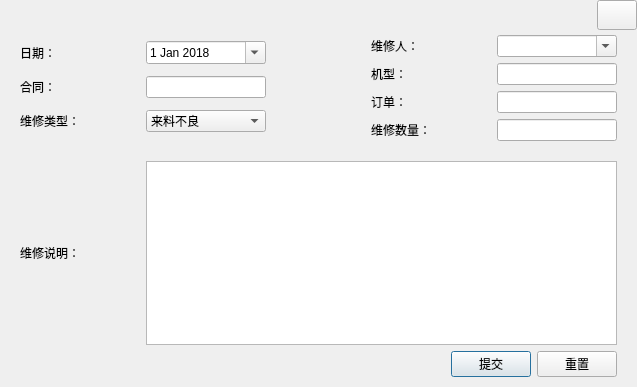
<?xml version="1.0" encoding="UTF-8"?>
<ui version="4.0">
 <class>AddMaintainDialog</class>
 <widget class="QDialog" name="AddMaintainDialog">
  <property name="geometry">
   <rect>
    <x>0</x>
    <y>0</y>
    <width>637</width>
    <height>387</height>
   </rect>
  </property>
  <property name="windowTitle">
   <string>Dialog</string>
  </property>
  <layout class="QVBoxLayout" name="verticalLayout_4">
   <property name="spacing">
    <number>0</number>
   </property>
   <property name="leftMargin">
    <number>0</number>
   </property>
   <property name="topMargin">
    <number>0</number>
   </property>
   <property name="rightMargin">
    <number>0</number>
   </property>
   <property name="bottomMargin">
    <number>0</number>
   </property>
   <item>
    <widget class="QWidget" name="widgetTitle" native="true">
     <property name="minimumSize">
      <size>
       <width>40</width>
       <height>35</height>
      </size>
     </property>
     <layout class="QHBoxLayout" name="horizontalLayout">
      <property name="spacing">
       <number>0</number>
      </property>
      <property name="leftMargin">
       <number>0</number>
      </property>
      <property name="topMargin">
       <number>0</number>
      </property>
      <property name="rightMargin">
       <number>0</number>
      </property>
      <property name="bottomMargin">
       <number>10</number>
      </property>
      <item>
       <spacer name="horizontalSpacer">
        <property name="orientation">
         <enum>Qt::Horizontal</enum>
        </property>
        <property name="sizeHint" stdset="0">
         <size>
          <width>570</width>
          <height>20</height>
         </size>
        </property>
       </spacer>
      </item>
      <item>
       <widget class="QPushButton" name="btnMenu_Close">
        <property name="sizePolicy">
         <sizepolicy hsizetype="Minimum" vsizetype="Expanding">
          <horstretch>0</horstretch>
          <verstretch>0</verstretch>
         </sizepolicy>
        </property>
        <property name="minimumSize">
         <size>
          <width>30</width>
          <height>30</height>
         </size>
        </property>
        <property name="cursor">
         <cursorShape>ArrowCursor</cursorShape>
        </property>
        <property name="focusPolicy">
         <enum>Qt::NoFocus</enum>
        </property>
        <property name="toolTip">
         <string>关闭</string>
        </property>
        <property name="text">
         <string/>
        </property>
       </widget>
      </item>
     </layout>
    </widget>
   </item>
   <item>
    <widget class="QWidget" name="widget" native="true">
     <layout class="QVBoxLayout" name="verticalLayout_3">
      <property name="leftMargin">
       <number>10</number>
      </property>
      <property name="topMargin">
       <number>0</number>
      </property>
      <property name="rightMargin">
       <number>10</number>
      </property>
      <property name="bottomMargin">
       <number>10</number>
      </property>
      <item>
       <layout class="QHBoxLayout" name="horizontalLayout_6">
        <property name="leftMargin">
         <number>10</number>
        </property>
        <property name="rightMargin">
         <number>10</number>
        </property>
        <item>
         <layout class="QVBoxLayout" name="verticalLayout_2">
          <item>
           <layout class="QHBoxLayout" name="horizontalLayout_4">
            <item>
             <widget class="QLabel" name="label_3">
              <property name="text">
               <string>日期：</string>
              </property>
             </widget>
            </item>
            <item>
             <widget class="QDateEdit" name="DE_maintainDate">
              <property name="calendarPopup">
               <bool>true</bool>
              </property>
              <property name="date">
               <date>
                <year>2018</year>
                <month>1</month>
                <day>1</day>
               </date>
              </property>
             </widget>
            </item>
           </layout>
          </item>
          <item>
           <layout class="QHBoxLayout" name="horizontalLayout_5">
            <item>
             <widget class="QLabel" name="label_4">
              <property name="text">
               <string>合同：</string>
              </property>
             </widget>
            </item>
            <item>
             <widget class="QLineEdit" name="LE_CN">
              <property name="maximumSize">
               <size>
                <width>120</width>
                <height>16777215</height>
               </size>
              </property>
              <property name="text">
               <string/>
              </property>
             </widget>
            </item>
           </layout>
          </item>
          <item>
           <layout class="QHBoxLayout" name="horizontalLayout_14">
            <item>
             <widget class="QLabel" name="label_8">
              <property name="minimumSize">
               <size>
                <width>120</width>
                <height>0</height>
               </size>
              </property>
              <property name="maximumSize">
               <size>
                <width>120</width>
                <height>16777215</height>
               </size>
              </property>
              <property name="text">
               <string>维修类型：</string>
              </property>
             </widget>
            </item>
            <item>
             <widget class="QComboBox" name="ComB_maintainType">
              <property name="minimumSize">
               <size>
                <width>120</width>
                <height>0</height>
               </size>
              </property>
              <property name="maximumSize">
               <size>
                <width>120</width>
                <height>16777215</height>
               </size>
              </property>
              <item>
               <property name="text">
                <string>来料不良</string>
               </property>
              </item>
              <item>
               <property name="text">
                <string>作业不良</string>
               </property>
              </item>
             </widget>
            </item>
           </layout>
          </item>
         </layout>
        </item>
        <item>
         <spacer name="horizontalSpacer_2">
          <property name="orientation">
           <enum>Qt::Horizontal</enum>
          </property>
          <property name="sizeHint" stdset="0">
           <size>
            <width>40</width>
            <height>50</height>
           </size>
          </property>
         </spacer>
        </item>
        <item>
         <layout class="QVBoxLayout" name="verticalLayout">
          <item>
           <layout class="QHBoxLayout" name="horizontalLayout_12">
            <item>
             <widget class="QLabel" name="label_13">
              <property name="minimumSize">
               <size>
                <width>120</width>
                <height>0</height>
               </size>
              </property>
              <property name="maximumSize">
               <size>
                <width>120</width>
                <height>16777215</height>
               </size>
              </property>
              <property name="text">
               <string>维修人：</string>
              </property>
             </widget>
            </item>
            <item>
             <widget class="QComboBox" name="ComB_maintainPerson">
              <property name="editable">
               <bool>true</bool>
              </property>
             </widget>
            </item>
           </layout>
          </item>
          <item>
           <layout class="QHBoxLayout" name="horizontalLayout_15">
            <item>
             <widget class="QLabel" name="label_14">
              <property name="minimumSize">
               <size>
                <width>120</width>
                <height>0</height>
               </size>
              </property>
              <property name="maximumSize">
               <size>
                <width>120</width>
                <height>16777215</height>
               </size>
              </property>
              <property name="text">
               <string>机型：</string>
              </property>
             </widget>
            </item>
            <item>
             <widget class="QLineEdit" name="LE_machineCode">
              <property name="minimumSize">
               <size>
                <width>120</width>
                <height>0</height>
               </size>
              </property>
              <property name="maximumSize">
               <size>
                <width>120</width>
                <height>16777215</height>
               </size>
              </property>
             </widget>
            </item>
           </layout>
          </item>
          <item>
           <layout class="QHBoxLayout" name="horizontalLayout_8">
            <item>
             <widget class="QLabel" name="label_9">
              <property name="text">
               <string>订单：</string>
              </property>
             </widget>
            </item>
            <item>
             <widget class="QLineEdit" name="LE_PN">
              <property name="maximumSize">
               <size>
                <width>120</width>
                <height>16777215</height>
               </size>
              </property>
             </widget>
            </item>
           </layout>
          </item>
          <item>
           <layout class="QHBoxLayout" name="horizontalLayout_10">
            <item>
             <widget class="QLabel" name="label_7">
              <property name="minimumSize">
               <size>
                <width>120</width>
                <height>0</height>
               </size>
              </property>
              <property name="maximumSize">
               <size>
                <width>120</width>
                <height>16777215</height>
               </size>
              </property>
              <property name="text">
               <string>维修数量：</string>
              </property>
             </widget>
            </item>
            <item>
             <widget class="QLineEdit" name="LE_MaintainQTY">
              <property name="minimumSize">
               <size>
                <width>120</width>
                <height>0</height>
               </size>
              </property>
              <property name="maximumSize">
               <size>
                <width>120</width>
                <height>16777215</height>
               </size>
              </property>
             </widget>
            </item>
           </layout>
          </item>
         </layout>
        </item>
       </layout>
      </item>
      <item>
       <spacer name="verticalSpacer">
        <property name="orientation">
         <enum>Qt::Vertical</enum>
        </property>
        <property name="sizeHint" stdset="0">
         <size>
          <width>20</width>
          <height>22</height>
         </size>
        </property>
       </spacer>
      </item>
      <item>
       <layout class="QHBoxLayout" name="horizontalLayout_11">
        <property name="leftMargin">
         <number>10</number>
        </property>
        <property name="rightMargin">
         <number>10</number>
        </property>
        <item>
         <widget class="QLabel" name="label_10">
          <property name="minimumSize">
           <size>
            <width>120</width>
            <height>0</height>
           </size>
          </property>
          <property name="maximumSize">
           <size>
            <width>120</width>
            <height>16777215</height>
           </size>
          </property>
          <property name="text">
           <string>维修说明：</string>
          </property>
         </widget>
        </item>
        <item>
         <widget class="QTextEdit" name="TE_maintainRemark"/>
        </item>
       </layout>
      </item>
      <item>
       <layout class="QHBoxLayout" name="horizontalLayout_13">
        <property name="rightMargin">
         <number>10</number>
        </property>
        <item>
         <spacer name="horizontalSpacer_3">
          <property name="orientation">
           <enum>Qt::Horizontal</enum>
          </property>
          <property name="sizeHint" stdset="0">
           <size>
            <width>40</width>
            <height>20</height>
           </size>
          </property>
         </spacer>
        </item>
        <item>
         <widget class="QPushButton" name="Btn_maintainSubmit">
          <property name="text">
           <string>提交</string>
          </property>
         </widget>
        </item>
        <item>
         <widget class="QPushButton" name="Btn_Reset">
          <property name="text">
           <string>重置</string>
          </property>
         </widget>
        </item>
       </layout>
      </item>
     </layout>
    </widget>
   </item>
  </layout>
 </widget>
 <resources/>
 <connections/>
</ui>
